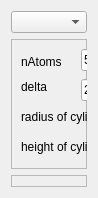
              <widget class="QWidget" name="page_28">
               <property name="geometry">
                <rect>
                 <x>0</x>
                 <y>0</y>
                 <width>98</width>
                 <height>198</height>
                </rect>
               </property>
               <attribute name="label">
                <string>Fill Space</string>
               </attribute>
               <layout class="QVBoxLayout" name="verticalLayout_10">
                <item>
                 <widget class="QComboBox" name="FormActionsPreComboFillSpace"/>
                </item>
                <item>
                 <widget class="QFrame" name="frame_11">
                  <property name="minimumSize">
                   <size>
                    <width>0</width>
                    <height>130</height>
                   </size>
                  </property>
                  <property name="maximumSize">
                   <size>
                    <width>16777215</width>
                    <height>130</height>
                   </size>
                  </property>
                  <property name="frameShape">
                   <enum>QFrame::StyledPanel</enum>
                  </property>
                  <property name="frameShadow">
                   <enum>QFrame::Raised</enum>
                  </property>
                  <widget class="QLabel" name="label_4">
                   <property name="geometry">
                    <rect>
                     <x>200</x>
                     <y>40</y>
                     <width>55</width>
                     <height>16</height>
                    </rect>
                   </property>
                   <property name="text">
                    <string>nPrompts</string>
                   </property>
                  </widget>
                  <widget class="QLineEdit" name="FormActionsPreNAtomsFillSpace">
                   <property name="geometry">
                    <rect>
                     <x>70</x>
                     <y>10</y>
                     <width>50</width>
                     <height>22</height>
                    </rect>
                   </property>
                   <property name="text">
                    <string>5</string>
                   </property>
                  </widget>
                  <widget class="QLineEdit" name="FormActionsPreNPromptsFillSpace">
                   <property name="geometry">
                    <rect>
                     <x>260</x>
                     <y>40</y>
                     <width>50</width>
                     <height>22</height>
                    </rect>
                   </property>
                   <property name="text">
                    <string>200</string>
                   </property>
                  </widget>
                  <widget class="QLabel" name="label_3">
                   <property name="geometry">
                    <rect>
                     <x>10</x>
                     <y>15</y>
                     <width>55</width>
                     <height>16</height>
                    </rect>
                   </property>
                   <property name="text">
                    <string>nAtoms</string>
                   </property>
                  </widget>
                  <widget class="QLabel" name="label_5">
                   <property name="geometry">
                    <rect>
                     <x>10</x>
                     <y>40</y>
                     <width>55</width>
                     <height>16</height>
                    </rect>
                   </property>
                   <property name="text">
                    <string>delta</string>
                   </property>
                  </widget>
                  <widget class="QLineEdit" name="FormActionsPreDeltaFillSpace">
                   <property name="geometry">
                    <rect>
                     <x>70</x>
                     <y>40</y>
                     <width>50</width>
                     <height>22</height>
                    </rect>
                   </property>
                   <property name="text">
                    <string>2.5</string>
                   </property>
                  </widget>
                  <widget class="QLabel" name="label_6">
                   <property name="geometry">
                    <rect>
                     <x>160</x>
                     <y>10</y>
                     <width>101</width>
                     <height>20</height>
                    </rect>
                   </property>
                   <property name="text">
                    <string>charge of atoms</string>
                   </property>
                  </widget>
                  <widget class="QLineEdit" name="FormActionsPreAtomChargeFillSpace">
                   <property name="geometry">
                    <rect>
                     <x>260</x>
                     <y>10</y>
                     <width>50</width>
                     <height>22</height>
                    </rect>
                   </property>
                   <property name="text">
                    <string>3</string>
                   </property>
                  </widget>
                  <widget class="QLabel" name="cylinder">
                   <property name="geometry">
                    <rect>
                     <x>10</x>
                     <y>70</y>
                     <width>241</width>
                     <height>16</height>
                    </rect>
                   </property>
                   <property name="text">
                    <string>radius of cylinder (center in the origin)</string>
                   </property>
                  </widget>
                  <widget class="QLineEdit" name="FormActionsPreRadiusFillSpace">
                   <property name="geometry">
                    <rect>
                     <x>260</x>
                     <y>70</y>
                     <width>51</width>
                     <height>22</height>
                    </rect>
                   </property>
                   <property name="text">
                    <string>4.2</string>
                   </property>
                  </widget>
                  <widget class="QLabel" name="label_7">
                   <property name="geometry">
                    <rect>
                     <x>10</x>
                     <y>100</y>
                     <width>191</width>
                     <height>16</height>
                    </rect>
                   </property>
                   <property name="text">
                    <string>height of cylinder (Z direction)</string>
                   </property>
                  </widget>
                  <widget class="QLineEdit" name="FormActionsPreZSizeFillSpace">
                   <property name="geometry">
                    <rect>
                     <x>260</x>
                     <y>100</y>
                     <width>51</width>
                     <height>22</height>
                    </rect>
                   </property>
                   <property name="text">
                    <string>10.1</string>
                   </property>
                  </widget>
                 </widget>
                </item>
                <item>
                 <widget class="QFrame" name="frame_12">
                  <property name="frameShape">
                   <enum>QFrame::StyledPanel</enum>
                  </property>
                  <property name="frameShadow">
                   <enum>QFrame::Raised</enum>
                  </property>
                  <widget class="QPushButton" name="FormActionsPreButFillSpace">
                   <property name="geometry">
                    <rect>
                     <x>230</x>
                     <y>10</y>
                     <width>93</width>
                     <height>28</height>
                    </rect>
                   </property>
                   <property name="text">
                    <string>Create</string>
                   </property>
                  </widget>
                  <widget class="QCheckBox" name="FormActionsPreSaveToFileFillSpace">
                   <property name="geometry">
                    <rect>
                     <x>20</x>
                     <y>10</y>
                     <width>191</width>
                     <height>20</height>
                    </rect>
                   </property>
                   <property name="text">
                    <string>Save to files</string>
                   </property>
                  </widget>
                 </widget>
                </item>
               </layout>
              </widget>
